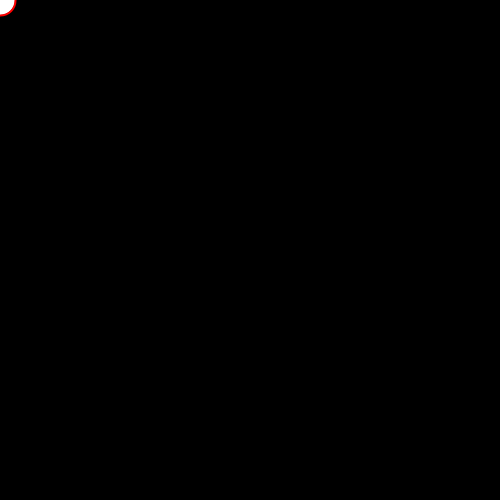
Frame 1 (no input)
Frame 60 (the mouse pressed at the canvas centre just before this capture): identical to frame 1, image omitted
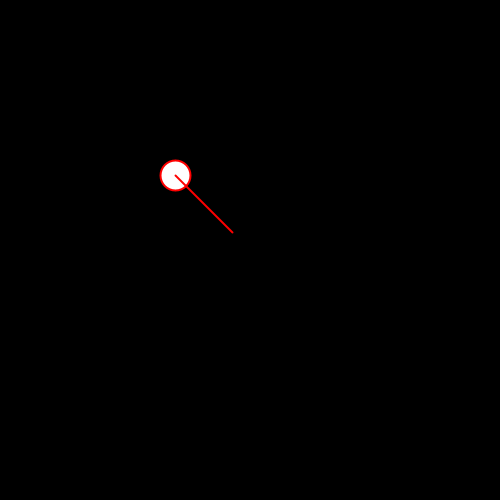
Frame 120 (the mouse held since frame 60 and released just before this capture)

The Processing sketch that drew these frames (run headless with seeded random() and noise(); from frame 60 on, the mouse is pressed at the canvas centre):

// Processing sketch: game4_C
// ── game4_C.pde
int canvasSize_x, canvasSize_y;
float halfWidth;//画面の横幅の半分
float halfHeight;//画面の縦幅の半分
final float PI = acos(-1);

float bx = 0;
float by = 0;
float bs = 30;

void settings()
{
    canvasSize_x = 500;
    canvasSize_y = 500;
    size(canvasSize_x, canvasSize_y);

    halfWidth = width / 2;
    halfHeight = height / 2;
}

void setup()
{
    strokeWeight(2);
    stroke(255,0,0);
}

float speed = 0.02;
float len = 80; //length of vector

void draw()
{
  background(0);

  float dirx = mouseX - bx;
  float diry = mouseY - by;
   
  bx += dirx * speed;
  by += diry * speed;

  ellipse(bx, by, bs, bs);

  float dist = sqrt(sq(mouseX - bx) + sq(mouseY - by));
  float vecx = (mouseX - bx)/dist;
  float vecy = (mouseY - by)/dist;  

  line(bx, by, bx + vecx*len, by + vecy*len);
    
}
